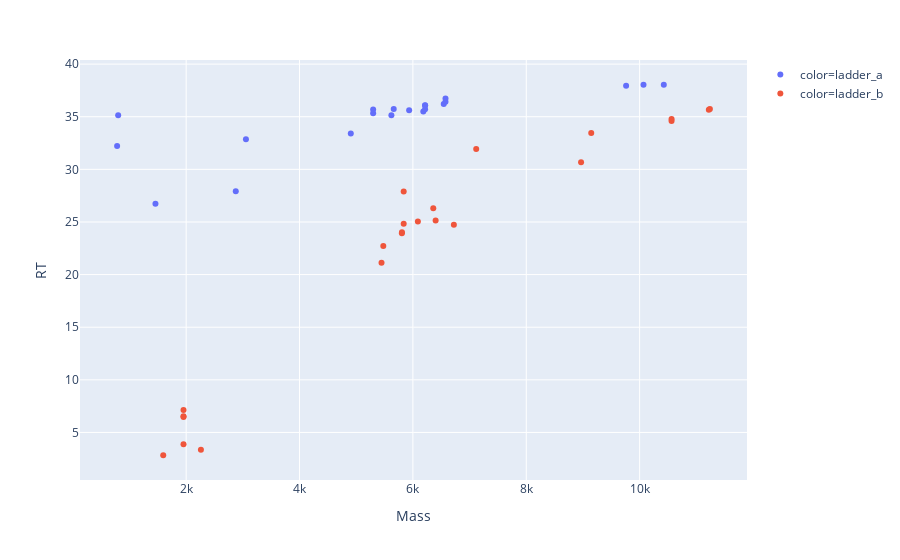

This figure's notebook cell:
### Code cell
full_mass = 12003.6973 #5984.87154  #24189.23 #24245.225 #24941.525 #24252.315242 #24581.374101 
df_3p_24581, df_5p_24581 = computational_data_seperation(df_3p, df_5p, full_mass, ignore_endpoints=True, has_tag=False)
plotly_zones(df_5p_24581, df_3p_24581)
df_24581 = pd.concat([df_3p_24581, df_5p_24581]).drop_duplicates()
df_24581.shape

### Figure 1 — Plotly figure (JSON) as saved in the notebook; plotly's stock layout.template omitted (floating-point values rounded to 4 significant figures)
{"data": [{"hoverlabel": {"namelength": 0}, "hovertemplate": "color=ladder_a<br>Mass=%{x}<br>RT=%{y}", "legendgroup": "color=ladder_a", "marker": {"color": "#636efa", "symbol": "circle"}, "mode": "markers", "name": "color=ladder_a", "showlegend": true, "type": "scatter", "x": [3055.0, 5621.0, 5662.0, 5934.0, 6184.0, 6215.0, 6215.0, 6216.0, 6544.0, 6575.0, 6575.0, 781.6, 800.5, 9762.0, 10070.0, 10430.0, 4904.0, 2875.0, 5299.0, 5299.0, 1458.0], "xaxis": "x", "y": [32.86, 35.15, 35.73, 35.62, 35.49, 36.09, 35.72, 36.08, 36.2, 36.43, 36.73, 32.22, 35.13, 37.95, 38.04, 38.03, 33.41, 27.93, 35.33, 35.69, 26.73], "yaxis": "y"}, {"hoverlabel": {"namelength": 0}, "hovertemplate": "color=ladder_b<br>Mass=%{x}<br>RT=%{y}", "legendgroup": "color=ladder_b", "marker": {"color": "#EF553B", "symbol": "circle"}, "mode": "markers", "name": "color=ladder_b", "showlegend": true, "type": "scatter", "x": [6088.0, 10560.0, 10560.0, 5447.0, 7117.0, 8967.0, 11220.0, 11240.0, 5806.0, 2260.0, 5807.0, 5478.0, 9146.0, 6360.0, 5838.0, 5838.0, 6401.0, 1953.0, 1953.0, 1953.0, 1953.0, 6723.0, 1595.0], "xaxis": "x", "y": [25.05, 34.58, 34.8, 21.13, 31.93, 30.66, 35.67, 35.73, 23.93, 3.361, 24.03, 22.72, 33.45, 26.31, 24.82, 27.89, 25.14, 3.868, 6.475, 7.135, 6.53, 24.75, 2.834], "yaxis": "y"}], "layout": {"legend": {"tracegroupgap": 0}, "margin": {"t": 60}, "xaxis": {"anchor": "y", "domain": [0, 1], "title": {"text": "Mass"}}, "yaxis": {"anchor": "x", "domain": [0, 1], "title": {"text": "RT"}}}}
